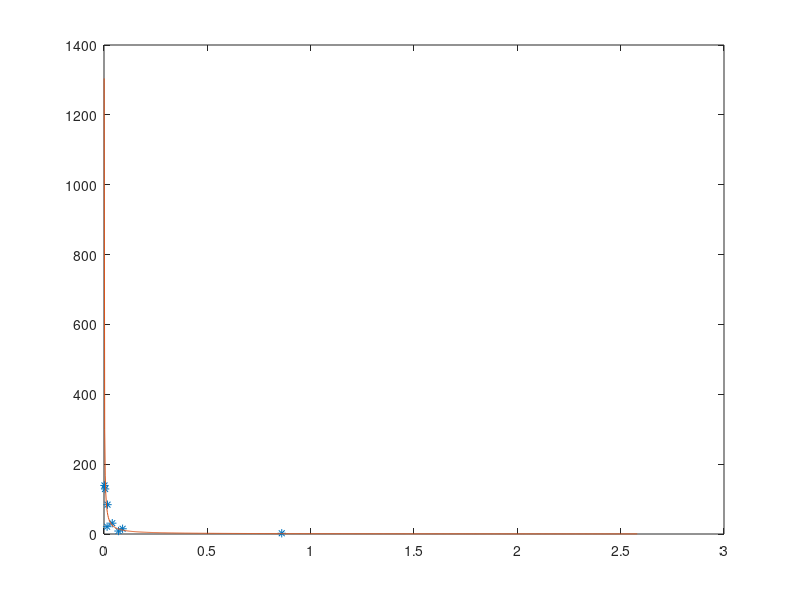

Here is the MATLAB script that generated this plot: (Note: this script raises an error after producing the figure.)
% SUMMARY OF BB g2 amplitude and scattering halo mode occupancy

n_exp=[0.017,0.015,0.07,0.04,0.86,0.09,5.3e-3,2.3e-3];
g2_exp=[85,22,9.5,32,3.1,16,130,140];

r=3;
n=linspace(min(n_exp)/r,r*max(n_exp),1000);       % logs
% n=linspace(0,1.1*max(n_exp),1000);       % linear
g2_theory=1+1./n;

% Plot
% plot mode occupancy vs g2(0) - 1
figure();
plot(n_exp,g2_exp-1,'*');
hold on;
plot(n,g2_theory-1);

ax=gca;

% ax.XScale='lin';
% ax.YScale='lin';
ax.XScale='log';
ax.YScale='log';

axis tight;
grid on;
xlabel('$n$');
ylabel('$g^{(2)}(0)-1$');
axis tight;
